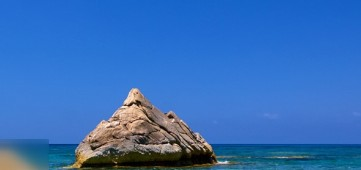
#> input picture Picture/water.jpg, 361 x 170 px
$ python '11_图片移位.py'
#> lines starting #> are read from the running program, lines starting #| are printed output that depends on the picture
import numpy as np
import cv2

# 读图
img = cv2.imread('../../Picture/water.jpg', 1)
#> img is the input picture: shape (170, 361, 3); mean B, G, R 186.1, 111.4, 54.6

# 展示图
cv2.imshow('src', img)

# 获取图片信息
imgInfo = img.shape  # (170, 361, 3) 170*361矩阵 [宽度, 高度, 图片的颜色组成方式]
#> imgInfo = (170, 361, 3)
height = imgInfo[0]  # 矩阵的行数代表图片的高度
#> height = 170
width = imgInfo[1]   # 矩阵的列数代表图片的宽度
#> width = 361

# 设置一个偏移矩阵 两行三列数据  含义:沿着x轴向右移动了100，沿着y轴向下移动了0
matShift = np.float32([[1, 0, 100], [0, 1, 0]])  # 2*3

# 目标图片warpAffine，完成矩阵的映射。
# 参数1: 原图片 参数2: 移位矩阵 参数3: 当前图片的高宽
dst = cv2.warpAffine(img, matShift, (width, height))  # 1 data 2 matshift 3 info
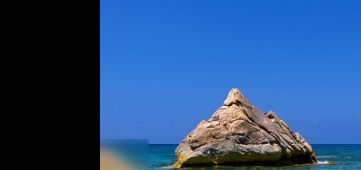
#> dst: shape (170, 361, 3); mean B, G, R 132.2, 81.1, 42.4
cv2.imshow('dst', dst)


# 源码实现图片移位
dstt = np.zeros(imgInfo, np.uint8)
for i in range(0, height):
    for j in range(0, width - 100):
        dstt[i, j + 100] = img[i, j]
cv2.imshow("dstt", dstt)

print("img.shape:", img.shape)
#| img.shape: (170, 361, 3)
print("dst.shape:", dst.shape)
#| dst.shape: (170, 361, 3)
print("dstt.shape:", dstt.shape)
#| dstt.shape: (170, 361, 3)

cv2.waitKey(0)
